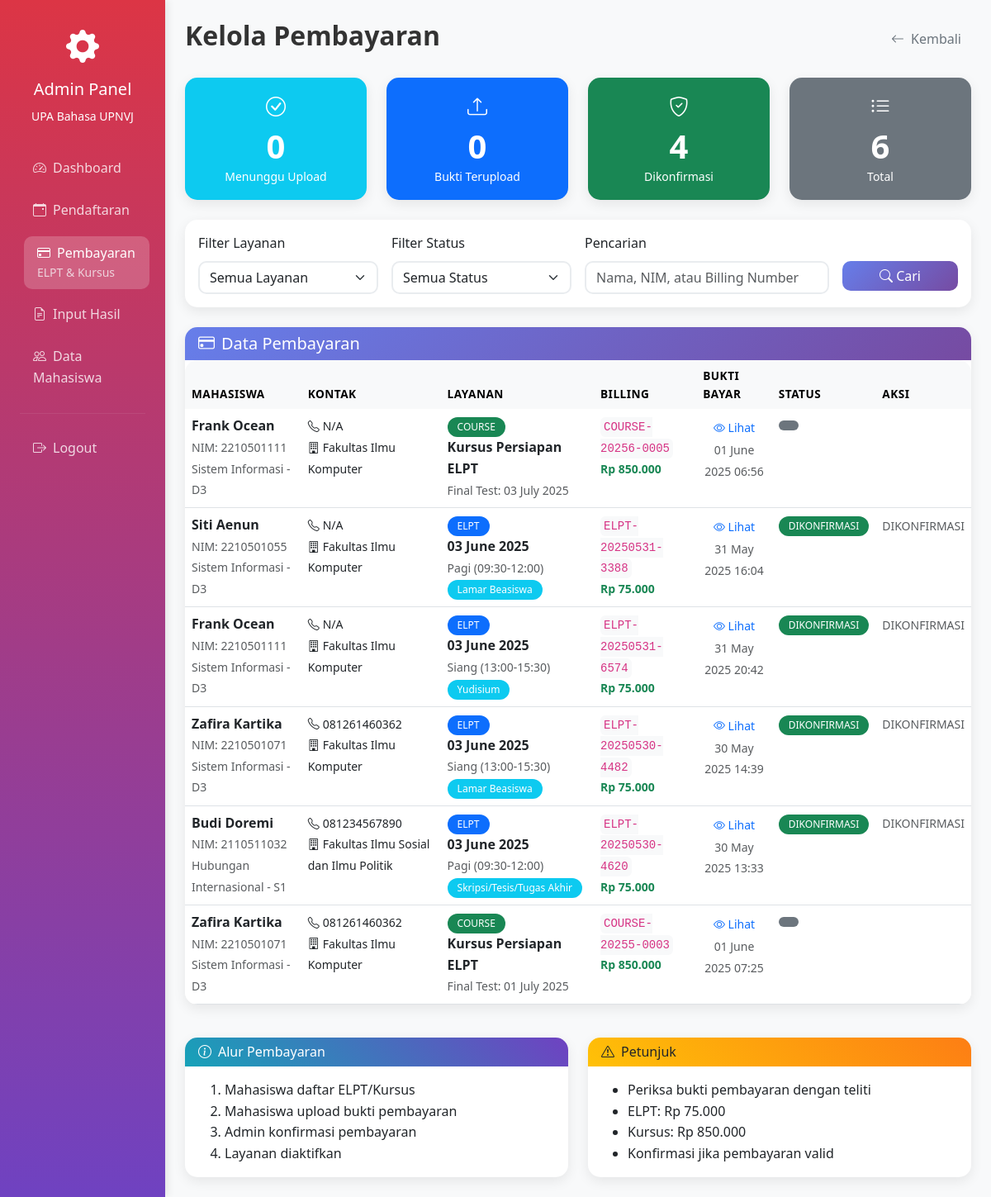
/admin/payments.php (signed in), run on the app's committed database.
### tables this page shows
CREATE TABLE `courses` (
  `id` int(11) NOT NULL,
  `user_id` int(11) NOT NULL,
  `current_session` int(11) DEFAULT 1,
  `total_sessions` int(11) DEFAULT 24,
  `final_test_date` date DEFAULT NULL,
  `status` enum('active','completed','pending') DEFAULT 'pending',
  `created_at` timestamp NOT NULL DEFAULT current_timestamp(),
  `updated_at` timestamp NOT NULL DEFAULT current_timestamp() ON UPDATE current_timestamp(),
  `payment_status` enum('pending','payment_uploaded','confirmed','active','completed') DEFAULT 'pending',
  `billing_number` varchar(50) DEFAULT NULL,
  `payment_proof_file` varchar(255) DEFAULT NULL,
  `payment_proof_uploaded_at` timestamp NULL DEFAULT NULL
);

CREATE TABLE `users` (
  `id` int(11) NOT NULL,
  `name` varchar(255) NOT NULL,
  `email` varchar(255) NOT NULL,
  `password` varchar(255) NOT NULL,
  `nim` varchar(10) DEFAULT NULL,
  `role` enum('admin','student') NOT NULL DEFAULT 'student',
  `program` varchar(100) DEFAULT NULL,
  `faculty` varchar(100) DEFAULT NULL,
  `level` enum('D3','S1','S2','S3') DEFAULT NULL,
  `no_telpon` varchar(20) DEFAULT NULL,
  `is_active` tinyint(1) DEFAULT 1,
  `created_at` timestamp NOT NULL DEFAULT current_timestamp(),
  `updated_at` timestamp NOT NULL DEFAULT current_timestamp() ON UPDATE current_timestamp()
);

CREATE TABLE `elpt_registrations` (
  `id` int(11) NOT NULL,
  `user_id` int(11) NOT NULL,
  `test_date` date NOT NULL,
  `purpose` varchar(100) NOT NULL,
  `time_slot` varchar(20) DEFAULT NULL,
  `payment_status` enum('pending','confirmed','payment_uploaded','payment_verified','rejected') DEFAULT 'pending',
  `billing_number` varchar(50) DEFAULT NULL,
  `payment_proof_file` varchar(255) DEFAULT NULL,
  `payment_proof_uploaded_at` timestamp NULL DEFAULT NULL,
  `payment_proof_deadline` timestamp NULL DEFAULT NULL,
  `registration_confirmed_at` timestamp NULL DEFAULT NULL,
  `created_at` timestamp NOT NULL DEFAULT current_timestamp(),
  `updated_at` timestamp NOT NULL DEFAULT current_timestamp() ON UPDATE current_timestamp()
);

### admin/payments.php (the view, shortened to what the rows shown need)
<?php
require_once '../config/database.php';
$filter_service = $_GET['service'] ?? 'all';
$registrations = [];
if ($filter_service === 'all' || $filter_service === 'elpt') {
    $sql_elpt = "
        SELECT r.id, r.user_id, r.test_date, r.time_slot, r.purpose, r.payment_status,
               r.billing_number, r.created_at, r.updated_at, r.payment_proof_file, r.payment_proof_uploaded_at,
               u.name, u.nim, u.no_telpon, u.program, u.faculty, u.level,
               'elpt' as payment_type, 'ELPT Test' as service_name
        FROM elpt_registrations r
        JOIN users u ON r.user_id = u.id
        WHERE 1=1
    ";
    $params_elpt = [];
    $stmt_elpt = $pdo->prepare($sql_elpt);
    $stmt_elpt->execute($params_elpt);
    $elpt_registrations = $stmt_elpt->fetchAll();
    $registrations = array_merge($registrations, $elpt_registrations);
}
if ($filter_service === 'all' || $filter_service === 'course') {
    $sql_course = "
        SELECT c.id, c.user_id, c.final_test_date as test_date, NULL as time_slot,
               'Kursus Persiapan ELPT' as purpose,
               COALESCE(c.payment_status, 'pending') as payment_status,
               CONCAT('COURSE-', YEAR(c.created_at), MONTH(c.created_at), '-', LPAD(c.id, 4, '0')) as billing_number,
               c.created_at, c.updated_at, c.payment_proof_file, c.payment_proof_uploaded_at,
               u.name, u.nim, u.no_telpon, u.program, u.faculty, u.level,
               'course' as payment_type, 'Kursus Persiapan' as service_name
        FROM courses c
        JOIN users u ON c.user_id = u.id
        WHERE c.payment_status IS NOT NULL
    ";
    $params_course = [];
    $stmt_course = $pdo->prepare($sql_course);
    $stmt_course->execute($params_course);
    $course_registrations = $stmt_course->fetchAll();
    $registrations = array_merge($registrations, $course_registrations);
}
usort($registrations, function($a, $b) {
    return strtotime($b['created_at']) - strtotime($a['created_at']);
});
?>
<!DOCTYPE html>
<html lang="id">
<head>
    <link href="https://cdn.jsdelivr.net/npm/bootstrap@5.3.0/dist/css/bootstrap.min.css" rel="stylesheet">
    <link href="https://cdn.jsdelivr.net/npm/bootstrap-icons@1.10.0/font/bootstrap-icons.css" rel="stylesheet">
    <link href="../assets/css/custom.css" rel="stylesheet">
    <link href="../assets/css/admin.css" rel="stylesheet">
</head>
<body class="bg-light">
    <div class="container-fluid">
        <div class="row">
            <div class="col-md-9 col-lg-10 p-4">
                <div class="d-flex justify-content-between align-items-center mb-4">
                    <h2 class="fw-bold">Kelola Pembayaran</h2>
                </div>
                <div class="card">
                    <div class="card-body p-0">
                        <?php if (empty($registrations)): ?>
                            <div class="text-center py-5">
                                <i class="bi bi-inbox text-muted" style="font-size: 4rem;"></i>
                                <h5 class="text-muted mt-3">Tidak ada data pembayaran</h5>
                                <p class="text-muted">Belum ada pendaftaran atau tidak ada yang sesuai dengan filter</p>
                            </div>
                        <?php else: ?>
                            <div class="table-responsive">
                                <table class="table table-hover mb-0">
                                    <thead class="table-light">
                                        <tr>
                                            <th>Mahasiswa</th>
                                            <th>Kontak</th>
                                            <th>Layanan</th>
                                            <th>Billing</th>
                                            <th>Bukti Bayar</th>
                                            <th>Status</th>
                                            <th>Aksi</th>
                                        </tr>
                                    </thead>
                                    <tbody>
                                        <?php foreach ($registrations as $reg): ?>
                                            <tr>
                                                <td>
                                                    <div>
                                                        <strong><?= htmlspecialchars($reg['name']) ?></strong><br>
                                                        <small class="text-muted">
                                                            NIM: <?= htmlspecialchars($reg['nim']) ?><br>
                                                            <?= htmlspecialchars($reg['program']) ?> - <?= htmlspecialchars($reg['level']) ?>
                                                        </small>
                                                    </div>
                                                </td>
                                                <td>
                                                    <small>
                                                        <i class="bi bi-telephone me-1"></i><?= htmlspecialchars($reg['no_telpon'] ?? 'N/A') ?><br>
                                                        <i class="bi bi-building me-1"></i><?= htmlspecialchars($reg['faculty']) ?>
                                                    </small>
                                                </td>
                                                <td>
                                                    <div>
                                                        <span class="badge <?= $reg['payment_type'] === 'elpt' ? 'bg-primary' : 'bg-success' ?>">
                                                            <?= strtoupper($reg['payment_type']) ?>
                                                        </span><br>
                                                        <?php if ($reg['payment_type'] === 'elpt'): ?>
                                                            <strong><?= formatDate($reg['test_date']) ?></strong><br>
                                                            <small class="text-muted"><?= formatTimeSlot($reg['time_slot'], $reg['test_date']) ?></small><br>
                                                            <span class="badge bg-info"><?= htmlspecialchars($reg['purpose']) ?></span>
                                                        <?php else: ?>
                                                            <strong>Kursus Persiapan ELPT</strong><br>
                                                            <?php if ($reg['test_date']): ?>
                                                                <small class="text-muted">Final Test: <?= formatDate($reg['test_date']) ?></small>
                                                            <?php endif; ?>
                                                        <?php endif; ?>
                                                    </div>
                                                </td>
                                                <td>
                                                    <code class="bg-light p-1 rounded"><?= htmlspecialchars($reg['billing_number']) ?></code><br>
                                                    <small class="text-success fw-bold">
                                                        <?= formatCurrency($reg['payment_type'] === 'elpt' ? ELPT_FEE : COURSE_FEE) ?>
                                                    </small>
                                                </td>
                                                <td>
                                                    <?php if ($reg['payment_proof_file']): ?>
                                                        <div class="text-center">
                                                            <a href="../<?= htmlspecialchars($reg['payment_proof_file']) ?>" target="_blank" class="btn btn-sm btn-outline-primary">
                                                                <i class="bi bi-eye"></i> Lihat
                                                            </a><br>
                                                            <small class="text-muted">
                                                                <?= formatDateTime($reg['payment_proof_uploaded_at']) ?>
                                                            </small>
                                                        </div>
                                                    <?php else: ?>
                                                        <small class="text-muted">Belum upload</small>
                                                    <?php endif; ?>
                                                </td>
                                                <td>
                                                    <span class="badge <?= getPaymentStatusBadge($reg['payment_status']) ?>">
                                                        <?= getPaymentStatusText($reg['payment_status']) ?>
                                                    </span>
                                                </td>
                                                <td>
                                                    <div class="btn-group-vertical btn-group-sm">
                                                        <?php if ($reg['payment_status'] === 'payment_uploaded'): ?>
                                                            <button class="btn btn-success confirm-payment-btn"
                                                                    data-bs-toggle="modal"
                                                                    data-bs-target="#confirmModal"
                                                                    data-registration-id="<?= $reg['id'] ?>"
                                                                    data-payment-type="<?= $reg['payment_type'] ?>"
                                                                    data-student-name="<?= htmlspecialchars($reg['name']) ?>"
                                                                    data-proof-file="../<?= htmlspecialchars($reg['payment_proof_file']) ?>">
                                                                <i class="bi bi-check-circle"></i> Konfirmasi
                                                            </button>
                                                            <button class="btn btn-warning reject-payment-btn"
                                                                    data-bs-toggle="modal"
                                                                    data-bs-target="#rejectModal"
                                                                    data-registration-id="<?= $reg['id'] ?>"
                                                                    data-payment-type="<?= $reg['payment_type'] ?>"
                                                                    data-student-name="<?= htmlspecialchars($reg['name']) ?>">
                                                                <i class="bi bi-x-circle"></i> Tolak
                                                            </button>
                                                        <?php else: ?>
                                                            <span class="text-muted small">
                                                                <?= getPaymentStatusText($reg['payment_status']) ?>
                                                            </span>
                                                        <?php endif; ?>
                                                    </div>
                                                </td>
                                            </tr>
                                        <?php endforeach; ?>
                                    </tbody>
                                </table>
                            </div>
                        <?php endif; ?>
                    </div>
                </div>
            </div>
        </div>
    </div>
</body>
</html>
<?php
function getPaymentStatusBadge($status) {
    switch($status) {
        case 'payment_verified': return 'bg-success text-white';
        default: return 'bg-secondary text-white';
    }
}
function getPaymentStatusText($status) {
    switch($status) {
        case 'payment_verified': return 'DIKONFIRMASI';
        default: return strtoupper($status);
    }
}
?>

### data on the page
courses: user.name "Frank Ocean", user.nim "2210501111", user.program "Sistem Informasi", user.level "D3", user.no_telpon "N/A", user.faculty "Fakultas Ilmu Komputer", payment_type "COURSE", final_test_date "03 July 2025", billing_number "COURSE-20256-0005", payment_type "Rp 850.000", payment_proof_uploaded_at "01 June 2025 06:56"
elpt_registrations: user.name "Siti Aenun", user.nim "2210501055", user.program "Sistem Informasi", user.level "D3", user.no_telpon "N/A", user.faculty "Fakultas Ilmu Komputer", payment_type "ELPT", test_date "03 June 2025", formatTimeSlot($reg['time_slot'], $reg['test_date']) "Pagi (09:30-12:00)", purpose "Lamar Beasiswa", billing_number "ELPT-20250531-3388", payment_type "Rp 75.000", payment_proof_uploaded_at "31 May 2025 16:04", payment_status "DIKONFIRMASI"
elpt_registrations: user.name "Frank Ocean", user.nim "2210501111", user.program "Sistem Informasi", user.level "D3", user.no_telpon "N/A", user.faculty "Fakultas Ilmu Komputer", payment_type "ELPT", test_date "03 June 2025", formatTimeSlot($reg['time_slot'], $reg['test_date']) "Siang (13:00-15:30)", purpose "Yudisium", billing_number "ELPT-20250531-6574", payment_type "Rp 75.000", payment_proof_uploaded_at "31 May 2025 20:42", payment_status "DIKONFIRMASI"
elpt_registrations: user.name "Zafira Kartika", user.nim "2210501071", user.program "Sistem Informasi", user.level "D3", user.no_telpon "081261460362", user.faculty "Fakultas Ilmu Komputer", payment_type "ELPT", test_date "03 June 2025", formatTimeSlot($reg['time_slot'], $reg['test_date']) "Siang (13:00-15:30)", purpose "Lamar Beasiswa", billing_number "ELPT-20250530-4482", payment_type "Rp 75.000", payment_proof_uploaded_at "30 May 2025 14:39", payment_status "DIKONFIRMASI"
elpt_registrations: user.name "Budi Doremi", user.nim "2110511032", user.program "Hubungan Internasional", user.level "S1", user.no_telpon "081234567890", user.faculty "Fakultas Ilmu Sosial dan Ilmu Politik", payment_type "ELPT", test_date "03 June 2025", formatTimeSlot($reg['time_slot'], $reg['test_date']) "Pagi (09:30-12:00)", purpose "Skripsi/Tesis/Tugas Akhir", billing_number "ELPT-20250530-4620", payment_type "Rp 75.000", payment_proof_uploaded_at "30 May 2025 13:33", payment_status "DIKONFIRMASI"
courses: user.name "Zafira Kartika", user.nim "2210501071", user.program "Sistem Informasi", user.level "D3", user.no_telpon "081261460362", user.faculty "Fakultas Ilmu Komputer", payment_type "COURSE", final_test_date "01 July 2025", billing_number "COURSE-20255-0003", payment_type "Rp 850.000", payment_proof_uploaded_at "01 June 2025 07:25"

### other printed values
$stats['confirmed'] "0"
$stats['payment_uploaded'] "0"
$stats['payment_verified'] "4"
array_sum($stats) "6"
formatCurrency(ELPT_FEE) "Rp 75.000"
formatCurrency(COURSE_FEE) "Rp 850.000"
